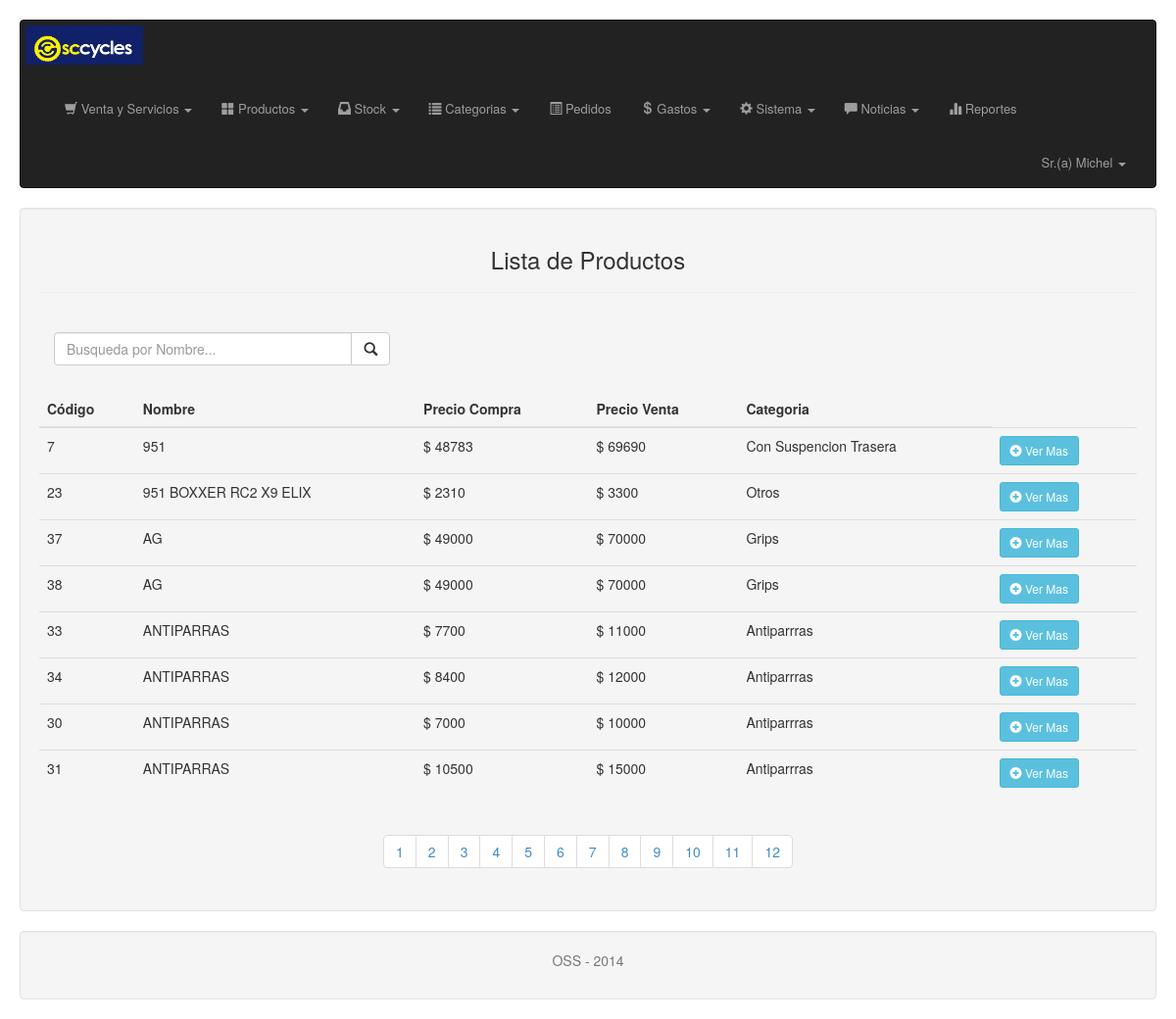
Page /admin/vista/vista_ver_producto.php (signed in) on the committed database.
### tables this page shows
CREATE TABLE Productos
(
  pro_cod Varchar(14) NOT NULL,
  pro_nombre Varchar(200) NOT NULL,
  pro_precio_venta Int NOT NULL,
  pro_precio_compra Int NOT NULL,
  pro_imagen Varchar(200),
  pro_peso Int NOT NULL,
  pro_talla Varchar(10),
  pro_color Varchar(10),
  pro_descripcion Varchar(500),
  pro_estado Int NOT NULL,
  subcat_id Int,
  marca_id Int,
 PRIMARY KEY (pro_cod)
);

CREATE TABLE Subcategoria
(
  subcat_id Int NOT NULL AUTO_INCREMENT,
  subcat_nombre Varchar(50) NOT NULL,
  cat_id Int,
 PRIMARY KEY (subcat_id)
);

### admin/modelo/modelo_productos.php (called while the page is built, shortened)
<?php
function conectar()
{
    $link=mysql_connect('localhost','root','') or die("Error en la Conexion.");
    return $link;
}
function muestraProductos()
{
    $link=conectar();
    $a=array();
    $x=0;
    $sql=("SELECT pro.pro_cod, pro.pro_nombre, pro.pro_precio_compra, pro.pro_precio_venta, subcat.subcat_nombre FROM productos pro, subcategoria subcat WHERE pro.subcat_id = subcat.subcat_id AND pro_estado = 1 ORDER BY pro_nombre ASC");
    $res=mysql_query($sql, $link) or die("Error en: $sql: " . mysql_error());
    while($f=mysql_fetch_assoc($res))
    {
        $a[$x]=$f;
        $x++;
    }
    return $a;
}
?>

### admin/vista/vista_ver_producto.php (the view, shortened to what this page needs)
<?php
include('../modelo/modelo_productos.php');
$res = muestraProductos();
?>
<!DOCTYPE html>
<html lang="en">
<head>
    <link rel="stylesheet" type="text/css" href="../css/bootstrap.css"/>
    <link rel="stylesheet" type="text/css" href="../css/font-awesome.css"/>
</head>
<body>
<div class="well" style="height:auto;">
    <h3 class="text-center">Lista de Productos</h3>
    <hr>
    <br>
    <form id="iform" name="iform">
        <div class="col-xs-6 col-md-4">
            <div class="input-group">
                <input type="text" id="txt_consulta" name="txt_consulta" class="form-control"
                       placeholder="Busqueda por Nombre..." required/>
                <div class="input-group-btn">
                    <button type="submit" class="btn btn-default" id="btn_consulta">
                        <span class="glyphicon glyphicon-search"></span>
                    </button>
                </div>
            </div>
        </div>
    </form>
    <br>
    <br>
    <br>
    <table class="table">
        <thead>
        <tr>
            <th>
                Código
            </th>
            <th>
                Nombre
            </th>
            <th>
                Precio Compra
            </th>
            <th>
                Precio Venta
            </th>
            <th>
                Categoria
            </th>
        </tr>
        </thead>
        <tbody>
        <?php
        if (isset($_GET['txt_consulta']))
        {
            $res2 = muestraProductosNom($_GET['txt_consulta']);
            foreach ($res2 as $f) {
                echo(
                    "<tr class='post'>
            <td>" . $f['pro_cod'] . "</td>
            <td>" . $f['pro_nombre'] . "</td>
            <td>$" . $f['pro_precio_compra'] . "</td>
            <td>$" . $f['pro_precio_venta'] . "</td>
            <td>$" . $f['subcat_nombre'] . "</td>
            </tr>"
                );
            }
        }
        else
        {
        ?>
        <?php if ($res == true) { ?>
        <?php
        foreach ($res as $f) {
            ?>
            <tr class="post">
                <th style="font-weight:100"><?php echo $f['pro_cod']; ?></th>
                <th style="font-weight:100"><?php echo $f['pro_nombre']; ?></th>
                <th style="font-weight:100">$ <?php echo $f['pro_precio_compra']; ?></th>
                <th style="font-weight:100">$ <?php echo $f['pro_precio_venta']; ?></th>
                <th style="font-weight:100"><?php echo $f['subcat_nombre']; ?></th>
                <th style="font-weight:100"><a href="vista_ver_producto.php?codigo=<?php echo $f["pro_cod"]; ?>"
                                               class="btn btn-sm btn-info"><span
                            class='glyphicon glyphicon-plus-sign'></span> Ver Mas </a></th>
            </tr>
        <?php
        }
        ?>
        </tbody>
        <?php }
        else {
            echo("<tr><td><h4>&nbsp;&nbsp;&nbsp;No hay Productos</h4></td></tr>");
        }
        } ?>
    </table>
    <?php include('/includes/paginador.php'); ?>
    <?php include('/includes/footer.php'); ?>
</body>
</html>

### admin/vista/vista_ver_producto.php (style rules this page uses)
tbody > tr { cursor: pointer; }

### rows in the picture
productos: pro_cod "7", pro_nombre "951", pro_precio_compra "48783", pro_precio_venta "69690", subcat.subcat_nombre "Con Suspencion Trasera"
productos: pro_cod "23", pro_nombre "951 BOXXER RC2 X9 ELIX", pro_precio_compra "2310", pro_precio_venta "3300", subcat.subcat_nombre "Otros"
productos: pro_cod "37", pro_nombre "AG", pro_precio_compra "49000", pro_precio_venta "70000", subcat.subcat_nombre "Grips"
productos: pro_cod "38", pro_nombre "AG", pro_precio_compra "49000", pro_precio_venta "70000", subcat.subcat_nombre "Grips"
productos: pro_cod "33", pro_nombre "ANTIPARRAS", pro_precio_compra "7700", pro_precio_venta "11000", subcat.subcat_nombre "Antiparrras"
productos: pro_cod "34", pro_nombre "ANTIPARRAS", pro_precio_compra "8400", pro_precio_venta "12000", subcat.subcat_nombre "Antiparrras"
productos: pro_cod "30", pro_nombre "ANTIPARRAS", pro_precio_compra "7000", pro_precio_venta "10000", subcat.subcat_nombre "Antiparrras"
productos: pro_cod "31", pro_nombre "ANTIPARRAS", pro_precio_compra "10500", pro_precio_venta "15000", subcat.subcat_nombre "Antiparrras"

### other values in the picture
$_SESSION['usu_nombre'] "Michel"
